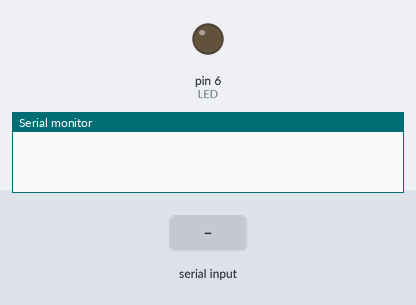
A sketch run on a simulated Arduino Uno, built with avr-gcc and run on an emulated ATmega328P. Parts: output pins drawn as LEDs (lit = HIGH), the last lines printed to the serial monitor. The inputs (shaded band) are chosen by the test bench.

Above: at 1.2 s.
1.3 s: "1" received over Serial
At 2.4 s:
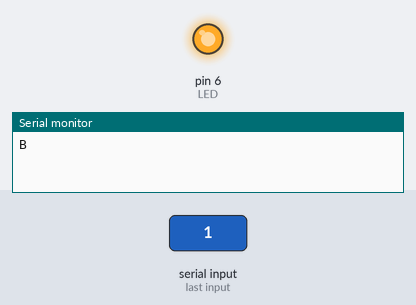
Timing chart, 0 to 4.3 s (numbered marks = the images above; inputs shaded):
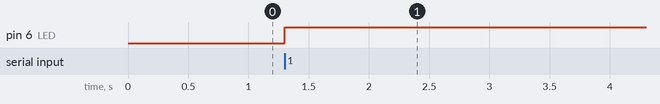

Measured:
- after the input at 1.3 s, pin 6 (LED): LOW → HIGH at once

The sketch:

ex15_01.ino
```cpp
// 아두이노: 수신된 정수(→0 또는 1)로 LED 점멸 제어

#define LED 6

void setup() {
  pinMode(LED, OUTPUT);
  Serial.begin(9600);
}

void loop() { }

void serialEvent() {
  int value = Serial.read();
  digitalWrite(LED, value);
  Serial.write('B');
}
```
